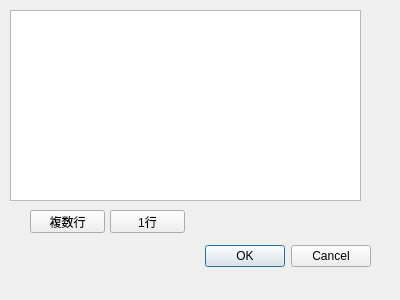
<?xml version="1.0" encoding="UTF-8"?>
<ui version="4.0">
 <class>TestingDialog</class>
 <widget class="QDialog" name="TestingDialog">
  <property name="geometry">
   <rect>
    <x>0</x>
    <y>0</y>
    <width>400</width>
    <height>300</height>
   </rect>
  </property>
  <property name="windowTitle">
   <string>Dialog</string>
  </property>
  <widget class="QDialogButtonBox" name="buttonBox">
   <property name="geometry">
    <rect>
     <x>30</x>
     <y>240</y>
     <width>341</width>
     <height>32</height>
    </rect>
   </property>
   <property name="orientation">
    <enum>Qt::Horizontal</enum>
   </property>
   <property name="standardButtons">
    <set>QDialogButtonBox::Cancel|QDialogButtonBox::Ok</set>
   </property>
  </widget>
  <widget class="MultipleLineEdit" name="plainTextEdit">
   <property name="geometry">
    <rect>
     <x>10</x>
     <y>10</y>
     <width>351</width>
     <height>191</height>
    </rect>
   </property>
  </widget>
  <widget class="QPushButton" name="pushButton">
   <property name="geometry">
    <rect>
     <x>30</x>
     <y>210</y>
     <width>75</width>
     <height>23</height>
    </rect>
   </property>
   <property name="text">
    <string>複数行</string>
   </property>
  </widget>
  <widget class="QPushButton" name="pushButton_2">
   <property name="geometry">
    <rect>
     <x>110</x>
     <y>210</y>
     <width>75</width>
     <height>23</height>
    </rect>
   </property>
   <property name="text">
    <string>1行</string>
   </property>
  </widget>
 </widget>
 <customwidgets>
  <customwidget>
   <class>MultipleLineEdit</class>
   <extends>QPlainTextEdit</extends>
   <header>multiplelineedit.h</header>
  </customwidget>
 </customwidgets>
 <resources/>
 <connections>
  <connection>
   <sender>buttonBox</sender>
   <signal>accepted()</signal>
   <receiver>TestingDialog</receiver>
   <slot>accept()</slot>
   <hints>
    <hint type="sourcelabel">
     <x>248</x>
     <y>254</y>
    </hint>
    <hint type="destinationlabel">
     <x>157</x>
     <y>274</y>
    </hint>
   </hints>
  </connection>
  <connection>
   <sender>buttonBox</sender>
   <signal>rejected()</signal>
   <receiver>TestingDialog</receiver>
   <slot>reject()</slot>
   <hints>
    <hint type="sourcelabel">
     <x>316</x>
     <y>260</y>
    </hint>
    <hint type="destinationlabel">
     <x>286</x>
     <y>274</y>
    </hint>
   </hints>
  </connection>
 </connections>
</ui>
